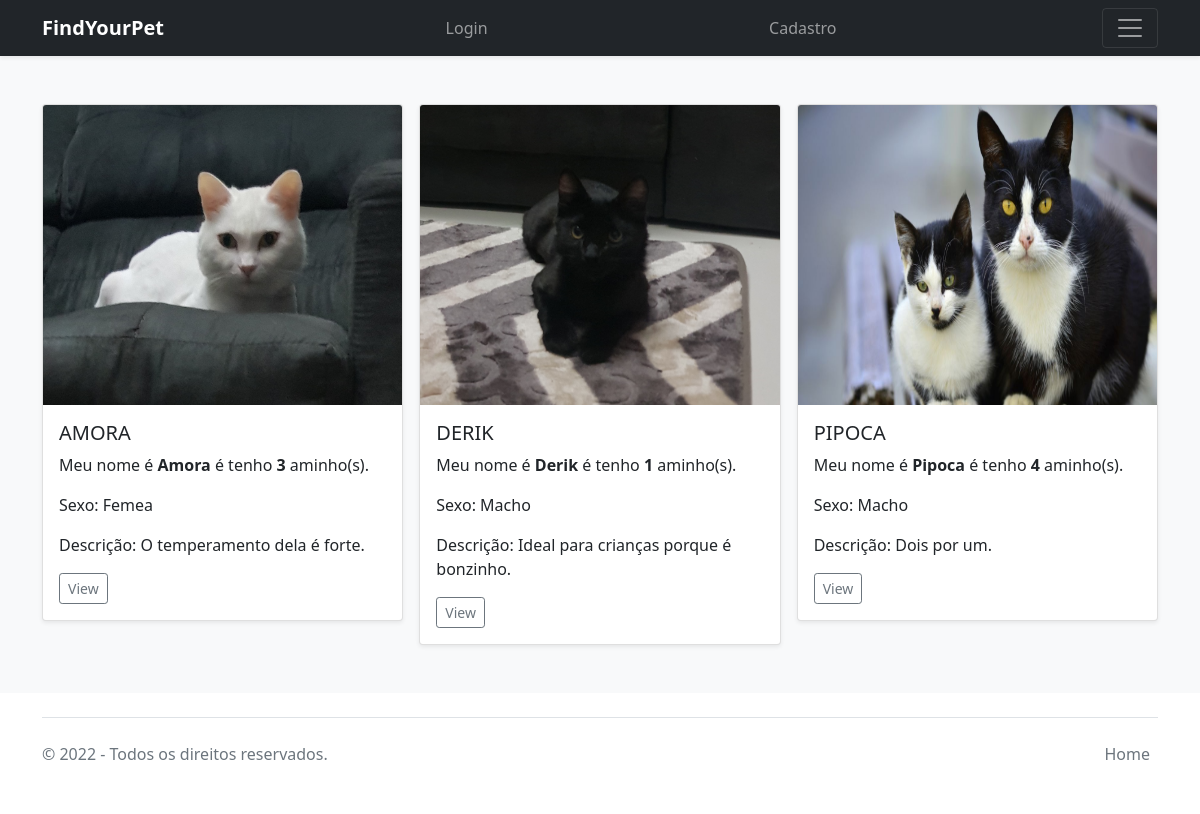
Screenshot of /gatos with the database file from the repository.
### tables this page shows
CREATE TABLE "animals" (
        "id" INTEGER PRIMARY KEY AUTOINCREMENT,
        "created" TIMESTAMP NOT NULL DEFAULT CURRENT_TIMESTAMP,
        "NomeCompleto" TEXT NOT NULL,
        "Foto" TEXT,
        "Especie" TEXT,
        "Sexo" TEXT,
        "Idade" TEXT,
        "Porte" TEXT,
        "Sobre" TEXT,
        "Cep" TEXT,
        "Rua" TEXT,
        "Numero" TEXT,
        "Complemento" TEXT,
        "Bairro" TEXT,
        "Cidade" TEXT,
        "Estado" TEXT
);

### app.py (the view)
@app.route('/gatos')
def list_cats():
    conn = get_db_connection()
    gatos = conn.execute('SELECT * FROM animals WHERE Especie IS "Gato"').fetchall()
    conn.close()
    return render_template('gatos.html', gatos=gatos)

### app.py (called while the page is built)
def get_db_connection():
    conn = sqlite3.connect('db/findyourpet.db')
    conn.row_factory = sqlite3.Row
    return conn

### templates/gatos.html
{% extends 'base.html' %}
{% block content %}
  <div class="album py-5 bg-light">
    <div class="container">
      <div class="row row-cols-1 row-cols-sm-2 row-cols-md-3 g-3">
        {% for gato in gatos %}
        <div class="col">
          <div class="card shadow-sm">
            <img src="{{ url_for('static', filename=gato['Foto']) }}" alt="" class="bd-placeholder-img card-img-top" width="300" height="300">
            <div class="card-body">
              <h5 class="card-title text-uppercase">{{ gato['NomeCompleto'] }}</h5>
              <p class="card-text">Meu nome é <span class="fw-bold">{{ gato['NomeCompleto'] }}</span> é tenho <span class="fw-bold">{{ gato['Idade'] }}</span> aminho(s).</p>
              <p class="card-text">Sexo: {{ gato['Sexo'] }}</p>
              <p class="card-text">Descrição: {{ gato['Sobre'] }}</p>
              <div class="d-flex justify-content-between align-items-center">
                <div class="btn-group">
                  <button type="button" class="btn btn-sm btn-outline-secondary">View</button>
                </div>
              </div>
            </div>
          </div>
        </div>
        {% endfor %}
      </div>
    </div>
  </div>
{% endblock %}

### rows the page displays
animals: Foto (picture), NomeCompleto "AMORA", NomeCompleto "Amora", Idade "3", Sexo "Femea", Sobre "O temperamento dela é forte."
animals: Foto (picture), NomeCompleto "DERIK", NomeCompleto "Derik", Idade "1", Sexo "Macho", Sobre "Ideal para crianças porque é bonzinho."
animals: Foto (picture), NomeCompleto "PIPOCA", NomeCompleto "Pipoca", Idade "4", Sexo "Macho", Sobre "Dois por um."
